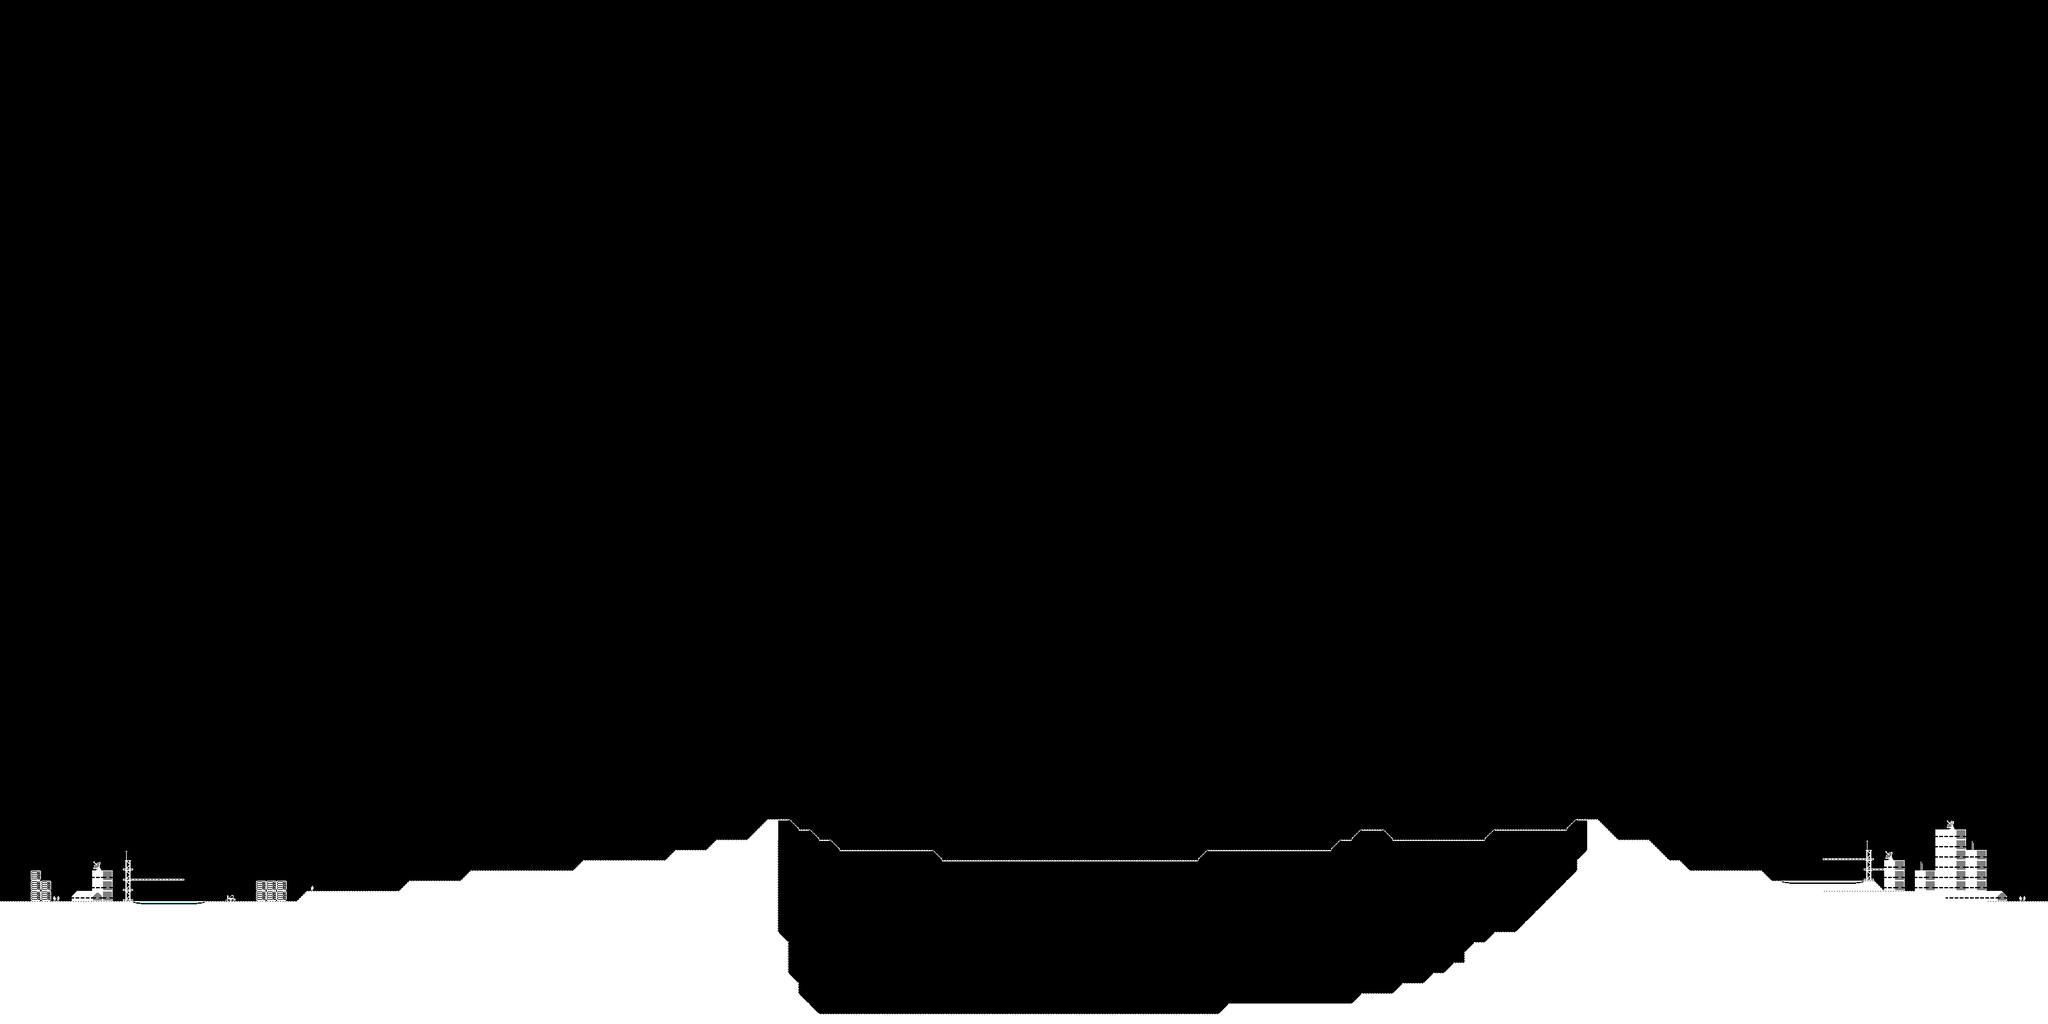

A 2D game scene composited from a Tiled map and its tileset images. What follows is a short description and the map's XML, with each tile layer's data collapsed to a summary:
An orthogonal 200x100 tile map with 16x16 px tiles, 3 tile layers (background, collision, foreground).

<map version="1.4" tiledversion="1.4.2" orientation="orthogonal" renderorder="right-down" width="200" height="100" tilewidth="16" tileheight="16" infinite="0" nextlayerid="5" nextobjectid="1">
 <editorsettings>
  <export target="crater-hop.json" format="json" />
 </editorsettings>
 <tileset firstgid="1" name="tileset_extruded" tilewidth="16" tileheight="16" spacing="2" margin="1" tilecount="100" columns="10">
  <image source="tileset_extruded.png" width="180" height="180" />
 </tileset>
 <layer id="4" name="background" width="200" height="100">
  <data>[20000 cells, 1153 non-empty, 14 distinct tile ids]</data>
 </layer>
 <layer id="1" name="collision" width="200" height="100">
  <data>[20000 cells, 2017 non-empty, 12 distinct tile ids]</data>
 </layer>
 <layer id="2" name="foreground" width="200" height="100">
  <data>[20000 cells, 22 non-empty, 7 distinct tile ids]</data>
 </layer>
</map>
